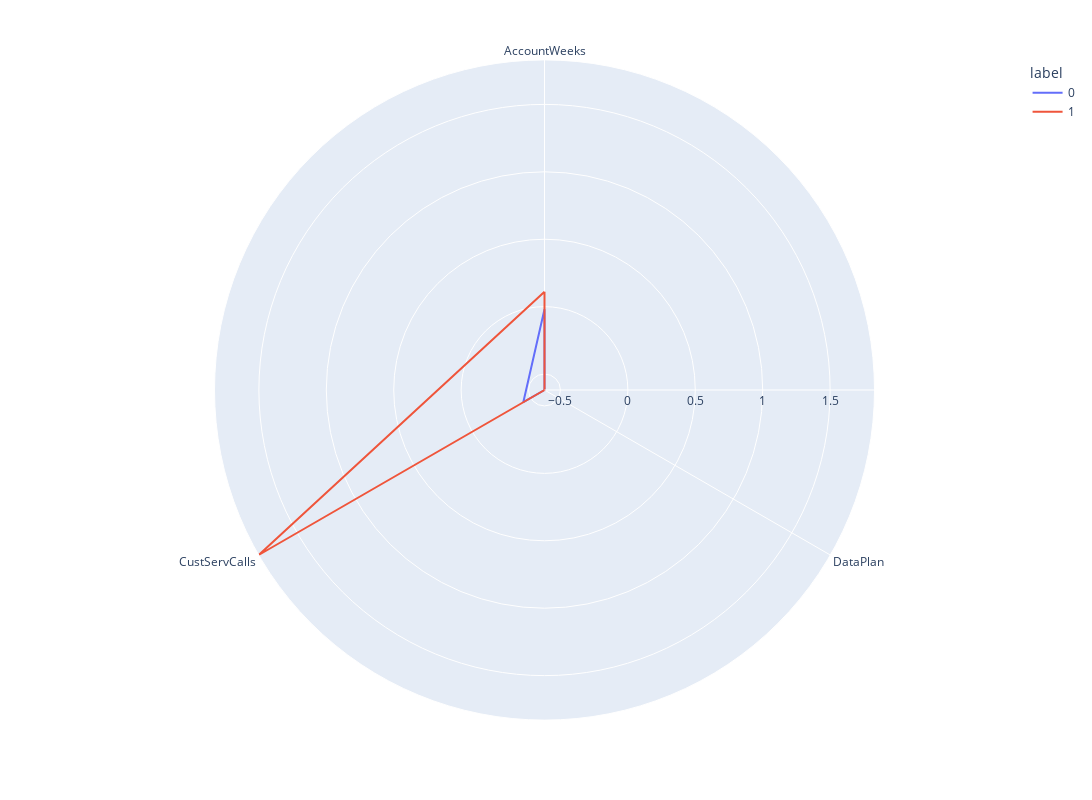
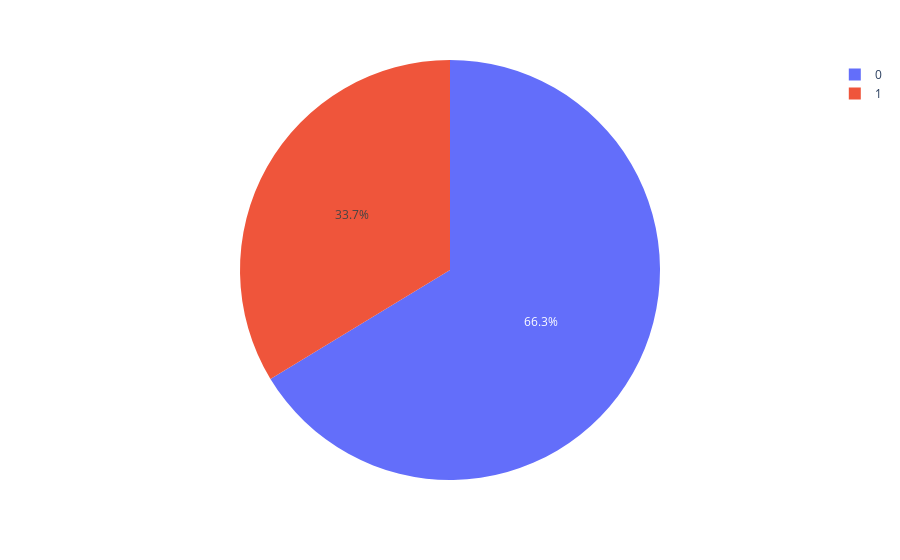
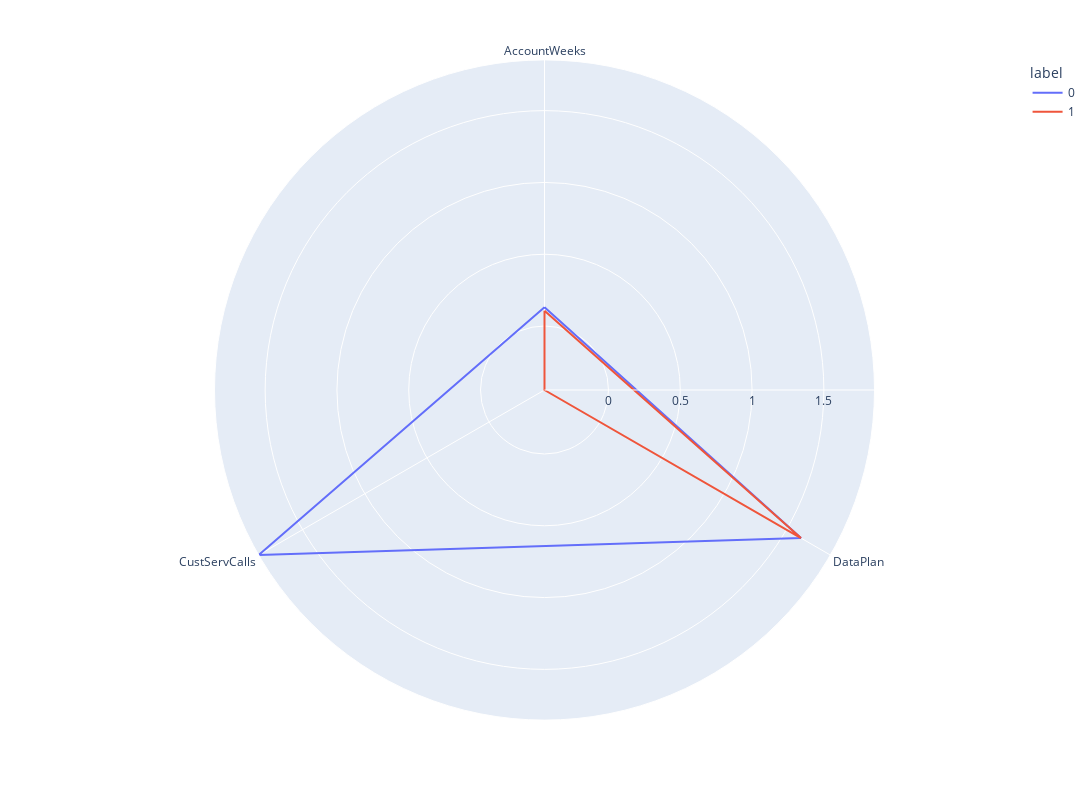
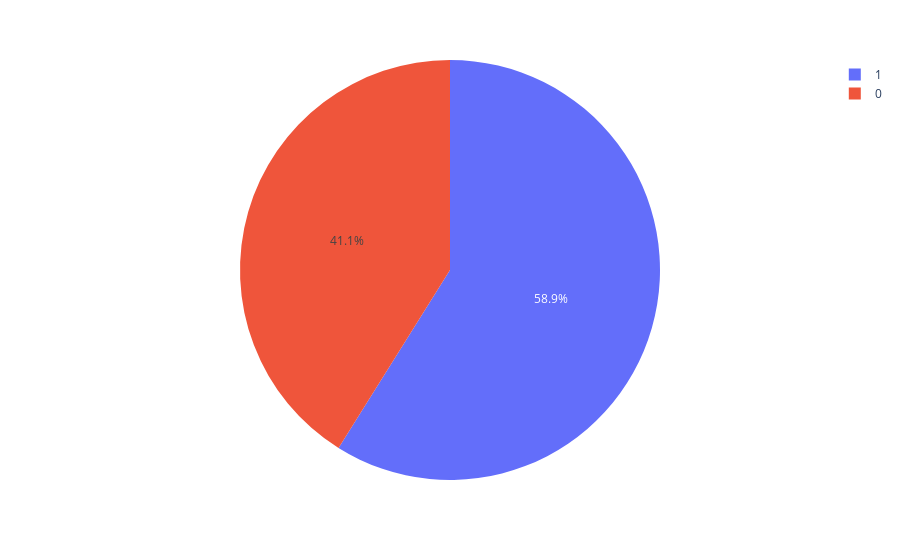

Notebook source saved alongside these figures, in order:
### Code cell
clust = 0 #iterator
while clust < clusters_number:
    sub_cluster = pd.read_csv(f'./cluster{clust}.csv') #read every subcluster .csv
    sub_cluster = sub_cluster.drop(columns=['Unnamed: 0']) #drop the added column
    sub_clusters_number = elbow(sub_cluster) #calculate elbow point for every sub-cluster
    clusters = pd.DataFrame(clustering(sub_cluster, sub_clusters_number)) #k-means clustering method
    #polar sub-clusters graph
    sub_polar=clusters.groupby("label").mean().reset_index() 
    sub_polar=pd.melt(sub_polar,id_vars=["label"])
    fig = px.line_polar(sub_polar, r="value", theta="variable", color="label", line_close=True,height=800,width=1400)
    fig.show() #print here
    fig.write_image(f'cluster{clust}img.png') #save as .png file
    #Pie plot to see sub-cluster's distribution
    pie=clusters.groupby('label').size().reset_index()
    pie.columns=['label','value']
    pie = px.pie(pie,values='value',names='label')
    pie.show() #print here
    pie.write_image(f'cluster{clust}distribution.png') #save as .png file
    clust = clust + 1

### Figure 1 — Plotly figure (JSON) as saved in the notebook; plotly's stock layout.template omitted (floating-point values rounded to 4 significant figures)
{"data": [{"hovertemplate": "label=0<br>value=%{r}<br>variable=%{theta}<extra></extra>", "legendgroup": "0", "line": {"color": "#636efa", "dash": "solid"}, "marker": {"symbol": "circle"}, "mode": "lines", "name": "0", "r": [-0.01909, -0.6183, -0.4368, -0.01909], "showlegend": true, "subplot": "polar", "theta": ["AccountWeeks", "DataPlan", "CustServCalls", "AccountWeeks"], "type": "scatterpolar"}, {"hovertemplate": "label=1<br>value=%{r}<br>variable=%{theta}<extra></extra>", "legendgroup": "1", "line": {"color": "#EF553B", "dash": "solid"}, "marker": {"symbol": "circle"}, "mode": "lines", "name": "1", "r": [0.111, -0.6183, 1.829, 0.111], "showlegend": true, "subplot": "polar", "theta": ["AccountWeeks", "DataPlan", "CustServCalls", "AccountWeeks"], "type": "scatterpolar"}], "layout": {"height": 800, "legend": {"title": {"text": "label"}, "tracegroupgap": 0}, "margin": {"t": 60}, "polar": {"angularaxis": {"direction": "clockwise", "rotation": 90}, "domain": {"x": [0, 1], "y": [0, 1]}}, "width": 1400}}

### Figure 2 — Plotly figure (JSON) as saved in the notebook; plotly's stock layout.template omitted (floating-point values rounded to 4 significant figures)
{"data": [{"domain": {"x": [0, 1], "y": [0, 1]}, "hovertemplate": "label=%{label}<br>value=%{value}<extra></extra>", "labels": [0, 1], "legendgroup": "", "name": "", "showlegend": true, "type": "pie", "values": [256, 130]}], "layout": {"legend": {"tracegroupgap": 0}, "margin": {"t": 60}}}

### Figure 3 — Plotly figure (JSON) as saved in the notebook; plotly's stock layout.template omitted (floating-point values rounded to 4 significant figures)
{"data": [{"hovertemplate": "label=0<br>value=%{r}<br>variable=%{theta}<extra></extra>", "legendgroup": "0", "line": {"color": "#636efa", "dash": "solid"}, "marker": {"symbol": "circle"}, "mode": "lines", "name": "0", "r": [0.1315, 1.617, 1.853, 0.1315], "showlegend": true, "subplot": "polar", "theta": ["AccountWeeks", "DataPlan", "CustServCalls", "AccountWeeks"], "type": "scatterpolar"}, {"hovertemplate": "label=1<br>value=%{r}<br>variable=%{theta}<extra></extra>", "legendgroup": "1", "line": {"color": "#EF553B", "dash": "solid"}, "marker": {"symbol": "circle"}, "mode": "lines", "name": "1", "r": [0.1064, 1.617, -0.4455, 0.1064], "showlegend": true, "subplot": "polar", "theta": ["AccountWeeks", "DataPlan", "CustServCalls", "AccountWeeks"], "type": "scatterpolar"}], "layout": {"height": 800, "legend": {"title": {"text": "label"}, "tracegroupgap": 0}, "margin": {"t": 60}, "polar": {"angularaxis": {"direction": "clockwise", "rotation": 90}, "domain": {"x": [0, 1], "y": [0, 1]}}, "width": 1400}}

### Figure 4 — Plotly figure (JSON) as saved in the notebook; plotly's stock layout.template omitted (floating-point values rounded to 4 significant figures)
{"data": [{"domain": {"x": [0, 1], "y": [0, 1]}, "hovertemplate": "label=%{label}<br>value=%{value}<extra></extra>", "labels": [0, 1], "legendgroup": "", "name": "", "showlegend": true, "type": "pie", "values": [30, 43]}], "layout": {"legend": {"tracegroupgap": 0}, "margin": {"t": 60}}}
